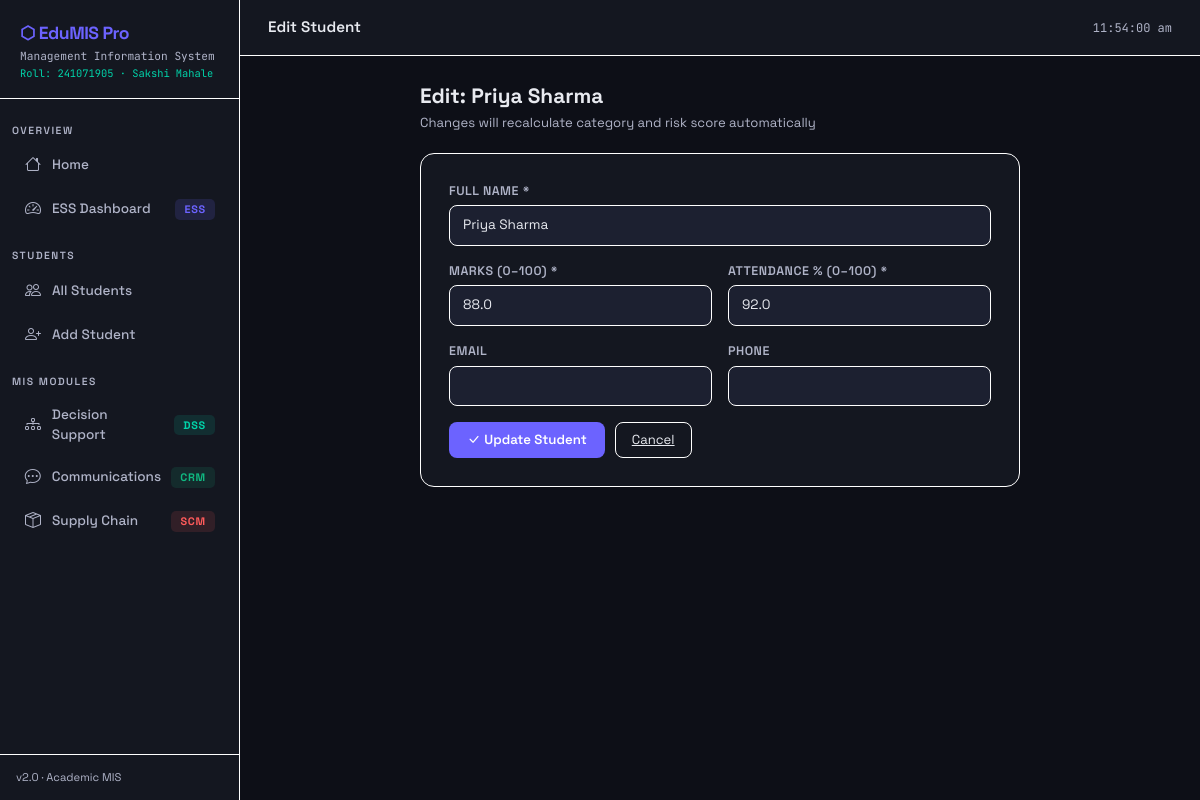
Screenshot of /edit/1 with the database file from the repository.
### models.py (models this page shows)
class Student(db.Model):
    __tablename__ = 'students'
    id            = db.Column(db.Integer, primary_key=True)
    name          = db.Column(db.String(100), nullable=False)
    marks         = db.Column(db.Float, nullable=False)
    attendance    = db.Column(db.Float, nullable=False)
    category      = db.Column(db.String(20))
    risk_score    = db.Column(db.Float, default=0.0)
    email         = db.Column(db.String(120))
    phone         = db.Column(db.String(20))
    enrolled_date = db.Column(db.DateTime, default=datetime.utcnow)
    is_active     = db.Column(db.Boolean, default=True)
    communications = db.relationship('Communication', backref='student', lazy=True)
    enrollments    = db.relationship('Enrollment',    backref='student', lazy=True)

### app.py (the view, shortened to what this page needs)
@app.route('/edit/<int:id>', methods=['GET', 'POST'])
def edit_student(id):
    student = Student.query.get_or_404(id)
    courses = Course.query.filter_by(is_active=True).all()
    return render_template('edit.html', student=student, courses=courses)

### templates/edit.html (shortened to what this page needs)
{% extends 'base.html' %}
{% block page_title %}Edit Student{% endblock %}
{% block content %}
<div style="max-width:600px; margin:0 auto;">
    <div style="margin-bottom:20px;">
        <h1 style="font-size:1.3rem; font-weight:700; margin-bottom:4px;">Edit: {{ student.name }}</h1>
        <p style="color:var(--muted); font-size:0.82rem;">Changes will recalculate category and risk score automatically</p>
    </div>
    <div class="card" style="padding:28px;">
        <form method="POST">
            <div style="display:grid; grid-template-columns:1fr 1fr; gap:16px; margin-bottom:16px;">
                <div style="grid-column:1/-1;">
                    <label class="form-label-custom">Full Name *</label>
                    <input type="text" name="name" class="form-input" value="{{ student.name }}" required>
                </div>
                <div>
                    <label class="form-label-custom">Marks (0–100) *</label>
                    <input type="number" name="marks" class="form-input" min="0" max="100" step="0.1" value="{{ student.marks }}" required>
                </div>
                <div>
                    <label class="form-label-custom">Attendance % (0–100) *</label>
                    <input type="number" name="attendance" class="form-input" min="0" max="100" step="0.1" value="{{ student.attendance }}" required>
                </div>
                <div>
                    <label class="form-label-custom">Email</label>
                    <input type="email" name="email" class="form-input" value="{{ student.email or '' }}">
                </div>
                <div>
                    <label class="form-label-custom">Phone</label>
                    <input type="text" name="phone" class="form-input" value="{{ student.phone or '' }}">
                </div>
            </div>
            <div style="display:flex; gap:10px;">
                <button type="submit" class="btn-accent"><i class="bi bi-check-lg me-1"></i>Update Student</button>
                <a href="{{ url_for('student_detail', id=student.id) }}" class="btn-ghost">Cancel</a>
            </div>
        </form>
    </div>
</div>
{% endblock %}

### templates/base.html (style rules this page uses)
:root { --bg: #0d0f17; --surface: #141720; --surface2: #1c2030; --border: #ffffff; --accent: #6c63ff; --accent2: #00d4aa; --danger: #ff5b5b; --warning: #ffb236; --success: #10b981; --text: #e8eaf0; --muted: #b0b4c8; --sidebar-w: 240px; }
* { box-sizing: border-box; margin: 0; padding: 0; }
body { font-family: 'Space Grotesk', sans-serif; background: var(--bg); color: var(--text); display: flex; min-height: 100vh; }
.card { background: var(--surface); border: 1px solid var(--border); border-radius: 14px; }
.btn-accent { background: var(--accent); color: #fff; border: none; padding: 8px 18px; border-radius: 8px; font-size: 0.83rem; font-weight: 600; cursor: pointer; transition: all 0.15s; }
.btn-ghost { background: transparent; border: 1px solid var(--border); color: var(--text); padding: 7px 16px; border-radius: 8px; font-size: 0.82rem; cursor: pointer; transition: all 0.15s; }
.form-label-custom { font-size: 0.78rem; color: var(--muted); font-weight: 600; margin-bottom: 5px; display: block; text-transform: uppercase; letter-spacing: 0.5px; }
.form-input { width: 100%; background: var(--surface2); border: 1px solid var(--border); border-radius: 8px; color: var(--text); padding: 9px 13px; font-size: 0.85rem; font-family: inherit; transition: border-color 0.15s; }
.form-input::placeholder { color: var(--muted); }

### rows the page displays
Student: name "Priya Sharma", marks "88.0", attendance "92.0"
